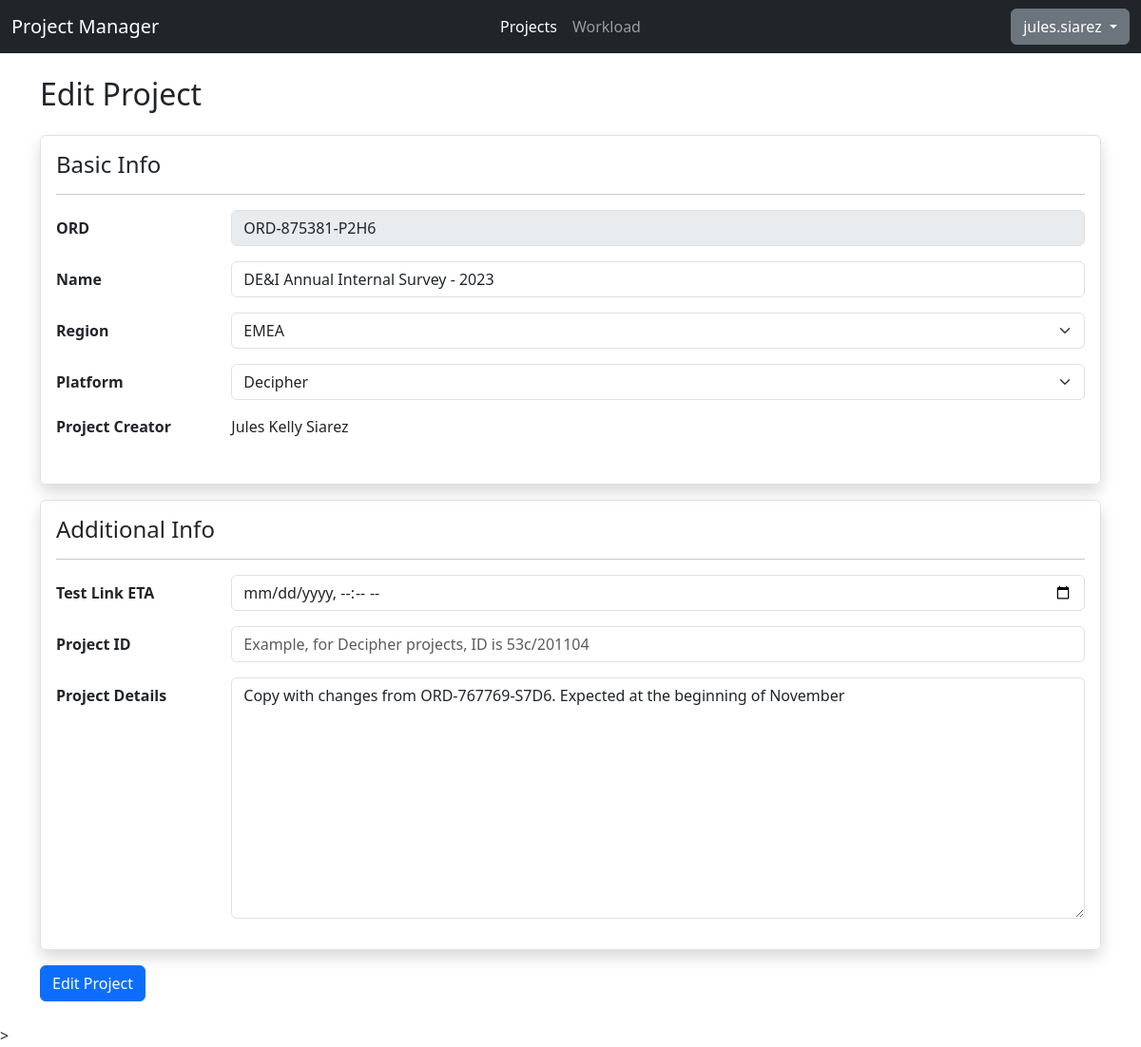
/projects/edit/RKOZYV (signed in), run on the app's committed database.
### api/models.py (models this page shows, shortened)
class Project(models.Model):
    STATUS_CHOICES = [
     ("Headsup","Headsup"),
     ("Programming","Programming"),
     ("Changes","Changes"),
     ("Live", "Live"),
     ("LiveChange", "Live Changes"),
     ("Paused", "Paused"),
     ("Closed", "Closed")
    ]
    REGION_CHOICES = [
      ("APAC","APAC"),
      ("EMEA","EMEA"),
      ("NA","NA")
    ]
    PLATFORM_CHOICES = [
      ("Decipher", "Decipher"),
      ("CMIX","CMIX"),
      ("Confirmit","Confirmit")
    ]
    __original_eta = None
    code = models.SlugField(max_length=8, default=generate_unique_code, unique=True)
    ord = models.CharField(max_length=15, unique=True, validators=[RegexValidator(regex="^ORD-[0-9]{6}-[0-9A-Z]{4}$", message="Please enter the ORD in ORD-XXXXX-XXXX format.")])
    project_name = models.CharField(max_length=200)
    status = models.CharField(max_length=20, default="Headsup", choices=STATUS_CHOICES)
    created_date = models.DateField(auto_now_add=True)
    region = models.CharField(max_length=10, blank=True, choices=REGION_CHOICES)
    pid = models.CharField(max_length=20, blank=True)
    platform = models.CharField(max_length=15, default="Decipher", choices=PLATFORM_CHOICES)
    eta = models.DateTimeField(null=True,blank=True)
    details = models.TextField(max_length=255, blank=True)
    creator = models.ForeignKey(User, on_delete=models.CASCADE,null=True)
    def __init__(self, *args, **kwargs):
        super().__init__(*args, **kwargs)
        self.__original_eta = self.eta

### testfront/views.py (the view, shortened to what this page needs)
# urls.py: path('edit/<project_code>', views.projectedit, name="projectedit"),
@login_required
def projectedit(request, project_code):
    editproj = get_object_or_404(Project, code=project_code)
    if (editproj.creator != request.user and not request.user.has_perm("api.change_project")):
        return HttpResponseForbidden("Access denied")
    if request.method == "GET":
        username = f"{editproj.creator.first_name} {editproj.creator.last_name}"
        form = ProjectForm(instance = editproj, method="edit")
        return render(request, "testfront/formproject.html", {
            "form": form,
            "formText": "Edit",
            "username": username
        })

### testfront/templates/testfront/formproject.html (shortened to what this page needs)
{% extends "base.html" %}
{% load static %}
{% block css %} {% static "css/index.css" %} {% endblock %}
{% block body %}
<h2>{{formText}} Project</h2>
<form class="my-4" method="POST" novalidate>
  <fieldset class="border p-3 rounded shadow">
    <h4>Basic Info</h4>
    <hr />
    <div class="row mb-3">
      <label for="{{ form.ord.id_for_label }}" class="col-form-label fw-bold col-sm-2"
        >ORD</label
      >
      <div class="col-sm-10">
        {{ form.ord }}
      </div>
    </div>
    <div class="row mb-3">
      <label
        for="{{ form.project_name.id_for_label }}"
        class="form-label fw-bold col-form-label col-sm-2"
        >Name</label
      >
      <div class="col-sm-10">
        {{ form.project_name }}
      </div>
    </div>
    <div class="row mb-3">
      <label for="{{ form.region.id_for_label }}" class="col-form-label fw-bold col-sm-2"
        >Region</label
      >
      <div class="col-sm-10">
        {{ form.region }}
      </div>
    </div>
    <div class="row mb-3">
      <label for="{{ form.platform.id_for_label }}" class="col-form-label fw-bold col-sm-2"
        >Platform</label
      >
      <div class="col-sm-10">
        {{ form.platform }}
      </div>
    </div>
    {% if username %}
    <div class="row mb-3">
      <p class="fw-bold col-sm-2">Project Creator</p>
      <div class="col-sm-10">
        <span>{{username}}</span>
      </div>
    </div>
    {% endif %}
  </fieldset>
  <fieldset class="my-3 border p-3 rounded shadow">
    <h4>Additional Info</h4>
    <hr/>
    <div class="row mb-3">
      <label for="{{ form.eta.id_for_label }}" class="col-form-label fw-bold col-sm-2"
        >Test Link ETA</label
      >
      <div class="col-sm-10">
        {{ form.eta }}
      </div>
    </div>
    <div class="row mb-3">
        <label for="{{ form.pid.id_for_label }}" class="col-form-label fw-bold col-sm-2"
            >Project ID</label
        >
        <div class="col-sm-10">
            {{ form.pid }}
        </div>
    </div>
    <div class="row mb-3">
        <label for="{{ form.details.id_for_label }}" class="col-form-label fw-bold col-sm-2"
            >Project Details</label
        >
        <div class="col-sm-10">
          {{ form.details }}
        </div>
    </div>
  </fieldset>
  <button type="submit" class="btn btn-primary">{{formText}} Project</button>
</form>
{% endblock %}

### testfront/templates/base.html (shortened to what this page needs)
{% load static %}
<!DOCTYPE html>
<html lang="en">
  <head>
    <link rel="stylesheet" href="{% static "css/bootstrap.min.css" %}" />
    <link rel="stylesheet" href="{% block css %} {% endblock %}" />
  </head>
  <body>
    <nav class="navbar navbar-expand-lg bg-dark" data-bs-theme="dark">
      <div class="container-fluid">
        <div class="collapse navbar-collapse d-lg-flex" id="navbarNavAltMarkup">
          <a class="navbar-brand col-lg-3 me-auto">Project Manager </a>
          <div class="navbar-nav col-lg-6 justify-content-lg-center">
            <a class="nav-link active" aria-current="page" href="{% url "projectall" %}">Projects</a>
            <a class="nav-link" href="#">Workload</a>
          </div>
          <div class="d-lg-flex col-lg-3 justify-content-lg-end dropdown">
            <button class="btn btn-secondary dropdown-toggle" type="button" data-bs-toggle="dropdown" aria-expanded="false">
              {{user.username}}
            </button>
          </div>
        </div>
      </div>
    </nav>
    <main class="container mt-4">{% block body %} {% endblock %}</main>
    ></script>
  </body>
</html>

### data on the page
Project: ord "ORD-875381-P2H6", project_name "DE&I Annual Internal Survey - 2023", region "EMEA", platform "Decipher", details "Copy with changes from ORD-767769-S7D6. Expected at the beginning of November"

### other printed values
{{ user.username }} "jules.siarez"
{{ username }} "Jules Kelly Siarez"
